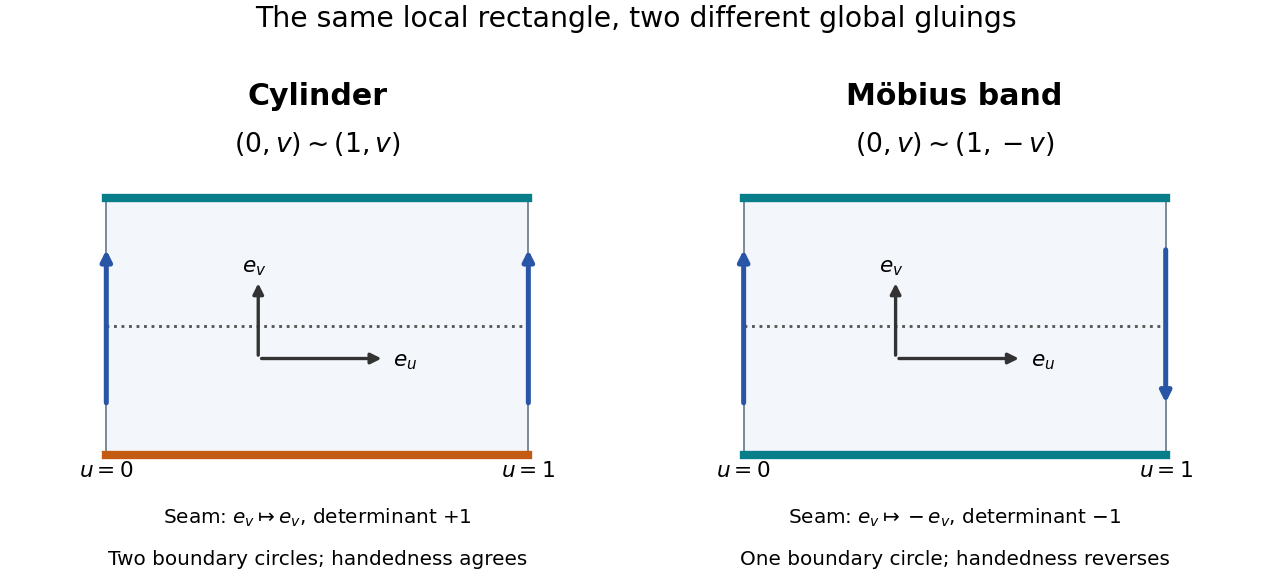

Write Python code to recreate this figure.
"""Original edge-identification diagrams; output the matching PNG to the CWD."""
from pathlib import Path

import matplotlib
matplotlib.use("Agg")
import matplotlib.pyplot as plt
from matplotlib.patches import Rectangle

plt.rcParams.update({"font.size": 13, "figure.facecolor": "white"})
fig, axes = plt.subplots(1, 2, figsize=(10.6, 4.8), layout="constrained")
teal, orange, blue = "#087e8b", "#c45b12", "#2855a6"
for ax, twisted in zip(axes, [False, True]):
    ax.set(xlim=(-.24, 1.24), ylim=(-1.9, 2.2), aspect="auto")
    ax.axis("off")
    ax.add_patch(Rectangle((0, -1), 1, 2, facecolor="#f3f6fa", edgecolor="#667788"))
    ax.plot([0, 1], [1, 1], color=teal, linewidth=5)
    ax.plot([0, 1], [-1, -1], color=teal if twisted else orange, linewidth=5)
    ax.plot([0, 1], [0, 0], color="#555555", linestyle=":", linewidth=1.7)
    for x, direction in [(0, 1), (1, -1 if twisted else 1)]:
        ax.annotate("", xy=(x, direction * .62), xytext=(x, -direction * .62),
                    arrowprops={"arrowstyle": "-|>", "lw": 3, "color": blue})
    ax.annotate("", xy=(.66, -.25), xytext=(.36, -.25),
                arrowprops={"arrowstyle": "-|>", "lw": 2, "color": "#333333"})
    ax.annotate("", xy=(.36, .36), xytext=(.36, -.25),
                arrowprops={"arrowstyle": "-|>", "lw": 2, "color": "#333333"})
    ax.text(.68, -.28, r"$e_u$", va="center")
    ax.text(.35, .42, r"$e_v$", ha="center")
    ax.text(0, -1.17, r"$u=0$", ha="center")
    ax.text(1, -1.17, r"$u=1$", ha="center")
    ax.text(.5, 1.72, "Möbius band" if twisted else "Cylinder", ha="center",
            fontsize=18, weight="bold")
    ax.text(.5, 1.35, r"$(0,v)\sim(1,-v)$" if twisted else r"$(0,v)\sim(1,v)$",
            ha="center", fontsize=16)
    ax.text(.5, -1.53, r"Seam: $e_v\mapsto-e_v$, determinant $-1$" if twisted
            else r"Seam: $e_v\mapsto e_v$, determinant $+1$", ha="center", fontsize=12)
    ax.text(.5, -1.85, "One boundary circle; handedness reverses" if twisted
            else "Two boundary circles; handedness agrees", ha="center", fontsize=12)
fig.suptitle("The same local rectangle, two different global gluings", fontsize=17)
fig.savefig(Path(__file__).with_suffix(".png").name, dpi=120, facecolor="white")
plt.close(fig)
